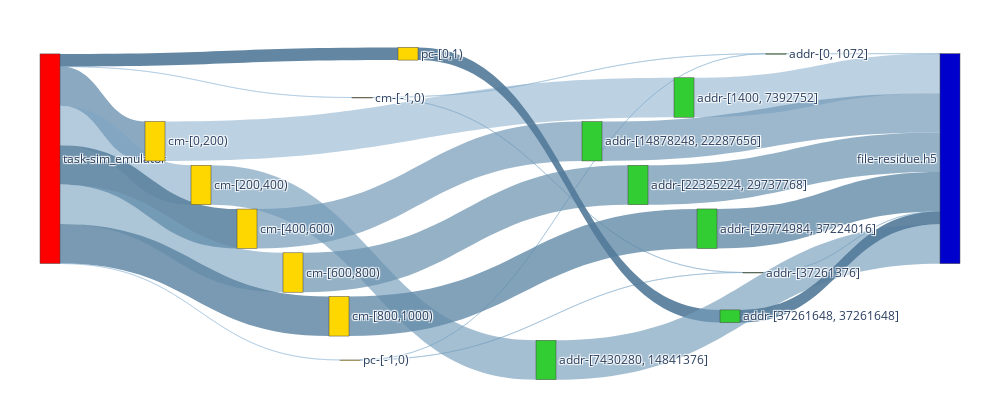

The code cell stored with this chart in its notebook:
### Code cell
sim_nodes, sim_nodes_dict = get_nodes_for_sankey(G_SIM, rm_tags=['sim'])

# print(node_ref2)

sim_links = get_links_for_sankey(G_SIM, sim_nodes_dict)
fig = go.Figure(go.Sankey(
            node = sim_nodes,
            link = sim_links, orientation='h'))


fig.update_layout(
    autosize=False,
    width=1000,
    height=400,
    margin=dict(
        l=40,
        r=40,
        b=40,
        t=10,
        pad=2
    ),
)
fig.show()
fig.write_html(f"{IMAGE_PATH}/sankey-grouped-sim-vol-vfd-.html")

### Figure 1 — Plotly figure (JSON) as saved in the notebook; plotly's stock layout.template omitted (floating-point values rounded to 4 significant figures)
{"data": [{"link": {"color": ["rgba(145.23809523809524, 185.23809523809524, 215.23809523809524, 0.4357142857142857)", "rgba(102.38095238095238, 142.38095238095238, 172.38095238095238, 0.7571428571428571)", "rgba(126.19047619047619, 166.1904761904762, 196.1904761904762, 0.5785714285714286)", "rgba(88.0952380952381, 128.0952380952381, 158.0952380952381, 0.8642857142857143)", "rgba(121.42857142857143, 161.42857142857144, 191.42857142857144, 0.6142857142857143)", "rgba(92.85714285714286, 132.85714285714286, 162.85714285714286, 0.8285714285714285)", "rgba(145.23809523809524, 185.23809523809524, 215.23809523809524, 0.4357142857142857)", "rgba(83.33333333333333, 123.33333333333333, 153.33333333333331, 0.9)", "rgba(140.47619047619048, 180.47619047619048, 210.47619047619048, 0.4714285714285714)", "rgba(135.71428571428572, 175.71428571428572, 205.71428571428572, 0.5071428571428571)", "rgba(140.47619047619048, 180.47619047619048, 210.47619047619048, 0.4714285714285714)", "rgba(135.71428571428572, 175.71428571428572, 205.71428571428572, 0.5071428571428571)", "rgba(130.95238095238096, 170.95238095238096, 200.95238095238096, 0.5428571428571429)", "rgba(116.66666666666666, 156.66666666666666, 186.66666666666666, 0.65)", "rgba(111.9047619047619, 151.9047619047619, 181.9047619047619, 0.6857142857142857)", "rgba(107.14285714285714, 147.14285714285714, 177.14285714285714, 0.7214285714285715)", "rgba(97.61904761904762, 137.61904761904762, 167.61904761904762, 0.7928571428571429)", "rgba(83.33333333333333, 123.33333333333333, 153.33333333333331, 0.9)", "rgba(140.47619047619048, 180.47619047619048, 210.47619047619048, 0.4714285714285714)", "rgba(135.71428571428572, 175.71428571428572, 205.71428571428572, 0.5071428571428571)", "rgba(130.95238095238096, 170.95238095238096, 200.95238095238096, 0.5428571428571429)", "rgba(116.66666666666666, 156.66666666666666, 186.66666666666666, 0.65)", "rgba(111.9047619047619, 151.9047619047619, 181.9047619047619, 0.6857142857142857)", "rgba(107.14285714285714, 147.14285714285714, 177.14285714285714, 0.7214285714285715)", "rgba(97.61904761904762, 137.61904761904762, 167.61904761904762, 0.7928571428571429)", "rgba(83.33333333333333, 123.33333333333333, 153.33333333333331, 0.9)"], "label": ["Access Volume : 0 <br />Access Count : 4 <br />Average Access Size : 0 <br />Operation : write<br />Bandwidth : 0", "Access Volume : 7.42 MB <br />Access Count : 200 <br />Average Access Size : 37.11 KB <br />Operation : write<br />Bandwidth : 2.41 MB/s", "Access Volume : 7.44 MB <br />Access Count : 200 <br />Average Access Size : 37.21 KB <br />Operation : write<br />Bandwidth : 1.87 MB/s", "Access Volume : 7.44 MB <br />Access Count : 200 <br />Average Access Size : 37.2 KB <br />Operation : write<br />Bandwidth : 2.51 MB/s", "Access Volume : 7.44 MB <br />Access Count : 200 <br />Average Access Size : 37.21 KB <br />Operation : write<br />Bandwidth : 1.89 MB/s", "Access Volume : 7.48 MB <br />Access Count : 201 <br />Average Access Size : 37.21 KB <br />Operation : write<br />Bandwidth : 2.48 MB/s", "Access Volume : 0 <br />Access Count : 4 <br />Average Access Size : 0 <br />Operation : write<br />Bandwidth : 0", "Access Volume : 2.4 MB <br />Access Count : 1 <br />Average Access Size : 2.4 MB <br />Operation : write<br />Bandwidth : 1.56 GB/s", "Access Volume : 5.19 KB <br />Access Count : 24 <br />Average Access Size : 216.33 B <br />Operation : write<br />Bandwidth : 292.05 B/s", "Access Volume : 272 B <br />Access Count : 1 <br />Average Access Size : 272 B <br />Operation : write<br />Bandwidth : 176.85 KB/s", "Access Volume : 5.19 KB <br />Access Count : 24 <br />Average Access Size : 216.33 B <br />Operation : write<br />Bandwidth : 292.05 B/s", "Access Volume : 272 B <br />Access Count : 1 <br />Average Access Size : 272 B <br />Operation : write<br />Bandwidth : 176.85 KB/s", "Access Volume : 7.46 MB <br />Access Count : 202 <br />Average Access Size : 36.94 KB <br />Operation : write<br />Bandwidth : 440.16 KB/s", "Access Volume : 7.45 MB <br />Access Count : 200 <br />Average Access Size : 37.24 KB <br />Operation : write<br />Bandwidth : 2.11 MB/s", "Access Volume : 7.45 MB <br />Access Count : 200 <br />Average Access Size : 37.23 KB <br />Operation : write<br />Bandwidth : 2.12 MB/s", "Access Volume : 7.45 MB <br />Access Count : 200 <br />Average Access Size : 37.25 KB <br />Operation : write<br />Bandwidth : 2.13 MB/s", "Access Volume : 7.49 MB <br />Access Count : 201 <br />Average Access Size : 37.25 KB <br />Operation : write<br />Bandwidth : 2.42 MB/s", "Access Volume : 2.4 MB <br />Access Count : 1 <br />Average Access Size : 2.4 MB <br />Operation : write<br />Bandwidth : 1.56 GB/s", "Access Volume : 5.19 KB <br />Access Count : 24 <br />Average Access Size : 216.33 B <br />Operation : write<br />Bandwidth : 292.05 B/s", "Access Volume : 272 B <br />Access Count : 1 <br />Average Access Size : 272 B <br />Operation : write<br />Bandwidth : 176.85 KB/s", "Access Volume : 7.46 MB <br />Access Count : 202 <br />Average Access Size : 36.94 KB <br />Operation : write<br />Bandwidth : 440.16 KB/s", "Access Volume : 7.45 MB <br />Access Count : 200 <br />Average Access Size : 37.24 KB <br />Operation : write<br />Bandwidth : 2.11 MB/s", "Access Volume : 7.45 MB <br />Access Count : 200 <br />Average Access Size : 37.23 KB <br />Operation : write<br />Bandwidth : 2.12 MB/s", "Access Volume : 7.45 MB <br />Access Count : 200 <br />Average Access Size : 37.25 KB <br />Operation : write<br />Bandwidth : 2.13 MB/s", "Access Volume : 7.49 MB <br />Access Count : 201 <br />Average Access Size : 37.25 KB <br />Operation : write<br />Bandwidth : 2.42 MB/s", "Access Volume : 2.4 MB <br />Access Count : 1 <br />Average Access Size : 2.4 MB <br />Operation : write<br />Bandwidth : 1.56 GB/s"], "source": [0, 0, 0, 0, 0, 0, 0, 0, 1, 1, 2, 2, 3, 4, 5, 6, 7, 8, 9, 10, 11, 12, 13, 14, 15, 16], "target": [1, 3, 4, 5, 6, 7, 2, 8, 9, 10, 9, 10, 11, 12, 13, 14, 15, 16, 17, 17, 17, 17, 17, 17, 17, 17], "value": [1, 7422108, 7441148, 7440164, 7442936, 7479508, 1, 2400000, 5192, 272, 5192, 272, 7460880, 7447968, 7446976, 7449760, 7486392, 2400000, 5192, 272, 7460880, 7447968, 7446976, 7449760, 7486392, 2400000]}, "node": {"color": ["Red", "Gold", "Gold", "Gold", "Gold", "Gold", "Gold", "Gold", "Gold", "LimeGreen", "LimeGreen", "LimeGreen", "LimeGreen", "LimeGreen", "LimeGreen", "LimeGreen", "LimeGreen", "MediumBlue"], "label": ["task-sim_emulator", "cm-[-1,0)", "pc-[-1,0)", "cm-[0,200)", "cm-[200,400)", "cm-[400,600)", "cm-[600,800)", "cm-[800,1000)", "pc-[0,1)", "addr-[0, 1072]", "addr-[37261376]", "addr-[1400, 7392752]", "addr-[7430280, 14841376]", "addr-[14878248, 22287656]", "addr-[22325224, 29737768]", "addr-[29774984, 37224016]", "addr-[37261648, 37261648]", "file-residue.h5"], "x": [0, 0.35, 0.425, 0.125, 0.175, 0.225, 0.275, 0.325, 0.4, 0.8, 0.775, 0.7, 0.55, 0.6, 0.65, 0.725, 0.75, 1], "y": [0, 0.25, 0, 0.375, 0.5, 0.625, 0.75, 0.875, 0.125, 0.125, 0.75, 0.25, 1, 0.375, 0.5, 0.625, 0.875, 0]}, "orientation": "h", "type": "sankey"}], "layout": {"autosize": false, "height": 400, "margin": {"b": 40, "l": 40, "pad": 2, "r": 40, "t": 10}, "width": 1000}}
